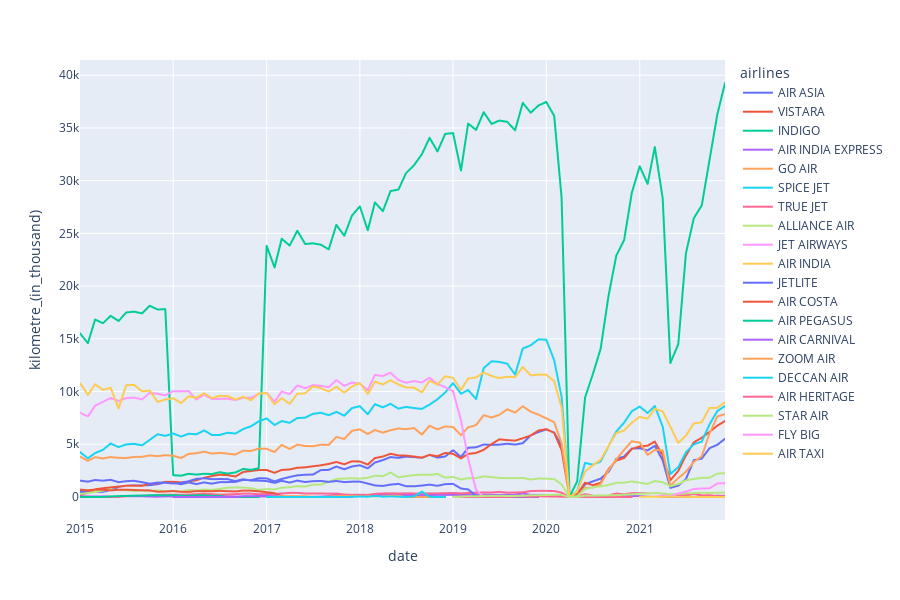

Notebook code for this chart:
### Markdown cell above
# Year wise number of Kilometers flew by Airlines

### Code cell
fig = px.line(data_frame=df_passenger, x='date', y='kilometre_(in_thousand)', color='airlines', height=600)
fig.show()
